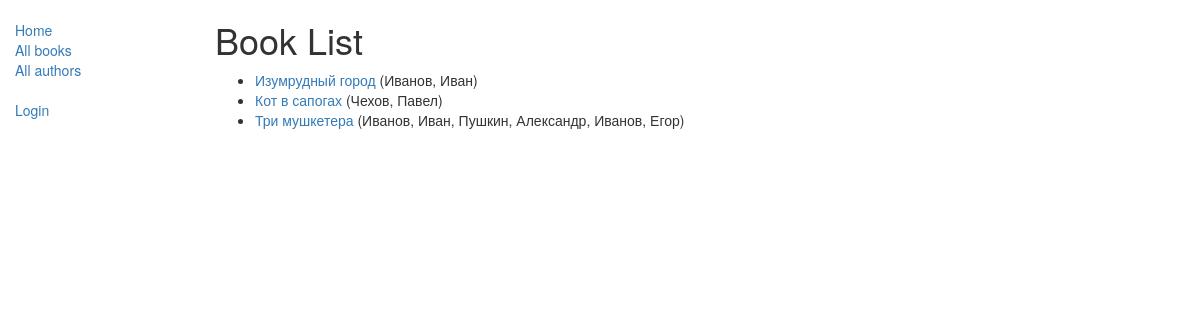
/catalog/books/, run on the app's committed database.
### catalog/models.py (models this page shows, shortened)
class Book(models.Model):
    title = models.CharField(max_length=200)
    authors = models.ManyToManyField('Author', help_text="Select up to 5 authors for this book")
    summary = models.TextField(max_length=1000, help_text="Enter a brief description of the book")
    isbn = models.CharField('ISBN',max_length=13, help_text='13 Character <a href="https://www.isbn-international.org/content/what-isbn">ISBN number</a>')
    genre = models.ManyToManyField(Genre, help_text="Select a genre for this book")
    def get_absolute_url(self):
        return reverse('book-detail', args=[str(self.id)])
    def display_genre(self):
        return ', '.join([ genre.name for genre in self.genre.all()[:3] ])
    display_genre.short_description = 'Genre'
    def display_authors(self):
        return ', '.join([author.__str__() for author in self.authors.all()[:5]])
    display_authors.short_description = 'Authors'

class Author(models.Model):
    first_name = models.CharField(max_length=100)
    last_name = models.CharField(max_length=100)
    date_of_birth = models.DateField(null=True, blank=True)
    date_of_death = models.DateField('Died', null=True, blank=True)
    def __str__(self):
        return '%s, %s' % (self.last_name, self.first_name)

### catalog/views.py (the view)
# urls.py: path('books/', views.BookListView.as_view(), name='books'),
class BookListView(generic.ListView):
    model = Book
    paginate_by = 10

### catalog/templates/catalog/book_list.html
{% extends "base_generic.html" %}
{% block content %}
    <h1>Book List</h1>
    {% if book_list %}
    <ul>
      {% for book in book_list %}
      <li>
        <a href="{{ book.get_absolute_url }}">{{ book.title }}</a> ({{ book.display_authors }})
      </li>
      {% endfor %}
    </ul>
    {% else %}
      <p>There are no books in the library.</p>
    {% endif %}
{% endblock %}

### data on the page
Book: title "Изумрудный город", display_authors "Иванов, Иван"
Book: title "Кот в сапогах", display_authors "Чехов, Павел"
Book: title "Три мушкетера", display_authors "Иванов, Иван, Пушкин, Александр, Иванов, Егор"
